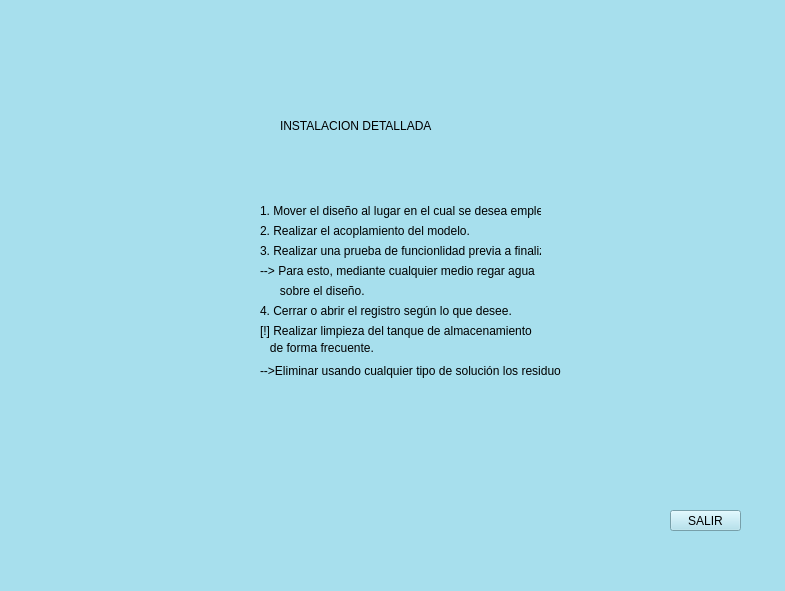
<?xml version="1.0" encoding="UTF-8"?>
<ui version="4.0">
 <class>MainWindow</class>
 <widget class="QMainWindow" name="MainWindow">
  <property name="geometry">
   <rect>
    <x>0</x>
    <y>0</y>
    <width>785</width>
    <height>591</height>
   </rect>
  </property>
  <property name="windowTitle">
   <string>MainWindow</string>
  </property>
  <property name="styleSheet">
   <string notr="true">background-color: rgb(167, 223, 237);</string>
  </property>
  <widget class="QWidget" name="centralwidget">
   <widget class="QLabel" name="label">
    <property name="geometry">
     <rect>
      <x>0</x>
      <y>0</y>
      <width>791</width>
      <height>551</height>
     </rect>
    </property>
    <property name="styleSheet">
     <string notr="true">border-image: url(:/cct/Dash 2.png);</string>
    </property>
    <property name="text">
     <string/>
    </property>
   </widget>
   <widget class="QLabel" name="label_2">
    <property name="geometry">
     <rect>
      <x>280</x>
      <y>100</y>
      <width>241</width>
      <height>51</height>
     </rect>
    </property>
    <property name="styleSheet">
     <string notr="true">font: 18pt &quot;Bahnschrift&quot;;
</string>
    </property>
    <property name="text">
     <string>INSTALACION DETALLADA</string>
    </property>
   </widget>
   <widget class="QLabel" name="label_3">
    <property name="geometry">
     <rect>
      <x>260</x>
      <y>200</y>
      <width>281</width>
      <height>21</height>
     </rect>
    </property>
    <property name="styleSheet">
     <string notr="true">font: 10pt &quot;Bahnschrift&quot;;
</string>
    </property>
    <property name="text">
     <string>1. Mover el diseño al lugar en el cual se desea emplear.</string>
    </property>
   </widget>
   <widget class="QPushButton" name="Instrucciones_4">
    <property name="geometry">
     <rect>
      <x>670</x>
      <y>510</y>
      <width>71</width>
      <height>21</height>
     </rect>
    </property>
    <property name="styleSheet">
     <string notr="true">background-color: rgb(167, 223, 237);
font: 8pt &quot;MS Shell Dlg 2&quot;;


border-top-color: rgb(0, 0, 0);
gridline-color: rgb(0, 0, 0);
border-color: rgb(0, 0, 0);</string>
    </property>
    <property name="text">
     <string>SALIR</string>
    </property>
   </widget>
   <widget class="QLabel" name="label_4">
    <property name="geometry">
     <rect>
      <x>260</x>
      <y>220</y>
      <width>281</width>
      <height>21</height>
     </rect>
    </property>
    <property name="styleSheet">
     <string notr="true">font: 10pt &quot;Bahnschrift&quot;;
</string>
    </property>
    <property name="text">
     <string>2. Realizar el acoplamiento del modelo.</string>
    </property>
   </widget>
   <widget class="QLabel" name="label_5">
    <property name="geometry">
     <rect>
      <x>260</x>
      <y>240</y>
      <width>281</width>
      <height>21</height>
     </rect>
    </property>
    <property name="styleSheet">
     <string notr="true">font: 10pt &quot;Bahnschrift&quot;;
</string>
    </property>
    <property name="text">
     <string>3. Realizar una prueba de funcionlidad previa a finalizar.</string>
    </property>
   </widget>
   <widget class="QLabel" name="label_6">
    <property name="geometry">
     <rect>
      <x>260</x>
      <y>260</y>
      <width>281</width>
      <height>21</height>
     </rect>
    </property>
    <property name="styleSheet">
     <string notr="true">font: 10pt &quot;Bahnschrift&quot;;
</string>
    </property>
    <property name="text">
     <string>--&gt; Para esto, mediante cualquier medio regar agua</string>
    </property>
   </widget>
   <widget class="QLabel" name="label_7">
    <property name="geometry">
     <rect>
      <x>260</x>
      <y>280</y>
      <width>281</width>
      <height>21</height>
     </rect>
    </property>
    <property name="styleSheet">
     <string notr="true">font: 10pt &quot;Bahnschrift&quot;;
</string>
    </property>
    <property name="text">
     <string>      sobre el diseño.</string>
    </property>
   </widget>
   <widget class="QLabel" name="label_8">
    <property name="geometry">
     <rect>
      <x>260</x>
      <y>300</y>
      <width>281</width>
      <height>21</height>
     </rect>
    </property>
    <property name="styleSheet">
     <string notr="true">font: 10pt &quot;Bahnschrift&quot;;
</string>
    </property>
    <property name="text">
     <string>4. Cerrar o abrir el registro según lo que desee.</string>
    </property>
   </widget>
   <widget class="QLabel" name="label_9">
    <property name="geometry">
     <rect>
      <x>260</x>
      <y>320</y>
      <width>281</width>
      <height>21</height>
     </rect>
    </property>
    <property name="styleSheet">
     <string notr="true">font: 10pt &quot;Bahnschrift&quot;;
</string>
    </property>
    <property name="text">
     <string>[!] Realizar limpieza del tanque de almacenamiento</string>
    </property>
   </widget>
   <widget class="QLabel" name="label_10">
    <property name="geometry">
     <rect>
      <x>260</x>
      <y>360</y>
      <width>301</width>
      <height>21</height>
     </rect>
    </property>
    <property name="styleSheet">
     <string notr="true">font: 10pt &quot;Bahnschrift&quot;;
</string>
    </property>
    <property name="text">
     <string>--&gt;Eliminar usando cualquier tipo de solución los residuos.</string>
    </property>
   </widget>
   <widget class="QLabel" name="label_11">
    <property name="geometry">
     <rect>
      <x>260</x>
      <y>340</y>
      <width>281</width>
      <height>16</height>
     </rect>
    </property>
    <property name="styleSheet">
     <string notr="true">font: 10pt &quot;Bahnschrift&quot;;
</string>
    </property>
    <property name="text">
     <string>   de forma frecuente.</string>
    </property>
   </widget>
  </widget>
  <widget class="QMenuBar" name="menubar">
   <property name="geometry">
    <rect>
     <x>0</x>
     <y>0</y>
     <width>785</width>
     <height>21</height>
    </rect>
   </property>
  </widget>
  <widget class="QStatusBar" name="statusbar"/>
 </widget>
 <resources>
  <include location="Segunda.qrc"/>
 </resources>
 <connections/>
</ui>
